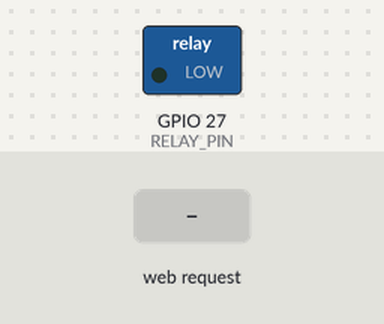
This sketch was run on a simulated ESP32. Shown: switched loads named in the sketch (green lamp = pin HIGH). Inputs (shaded band) come from the test bench. WiFi joins after 1.5 s; servers stay silent unless stated; what the sketch prints to the serial monitor is not drawn.

Above: at 3.2 s.
3.3 s: HTTP request GET /WATER=ON received
At 3.6 s:
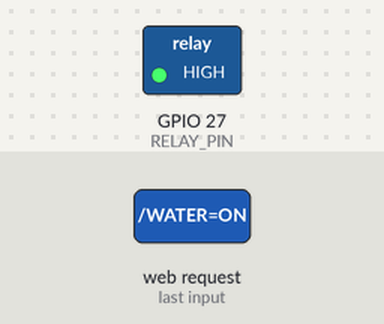
4.8 s: HTTP request GET /WATER=OFF received
At 6.0 s:
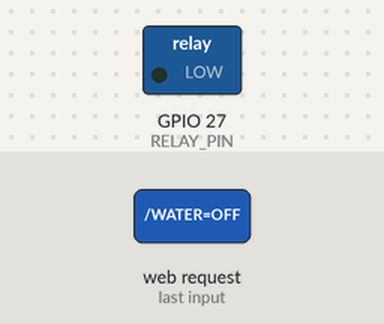
Timing chart, 0 to 7.8 s (numbered marks = the images above; inputs shaded):
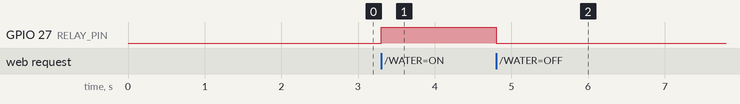

The sketch:

AI_Plant_watering_system.ino
```cpp
#include <WiFi.h>
#include "DHT.h"

#define DHTPIN 4
#define DHTTYPE DHT11
#define SOIL_MOISTURE_PIN 34
#define RELAY_PIN 27

DHT dht(DHTPIN, DHTTYPE);

const char* ssid = "Pixel6a";
const char* password = "ShikhaR1";

WiFiServer server(80);

String getSensorData() {
  int soilMoisture = analogRead(SOIL_MOISTURE_PIN);
  float temp = dht.readTemperature();
  float humidity = dht.readHumidity();
  String data = String(soilMoisture) + "," + String(temp) + "," + String(humidity);
  return data;
}

void setup() {
  Serial.begin(115200);
  dht.begin();
  pinMode(SOIL_MOISTURE_PIN, INPUT);
  pinMode(RELAY_PIN, OUTPUT);
  digitalWrite(RELAY_PIN, LOW);

  WiFi.begin(ssid, password);
  Serial.print("Connecting to WiFi...");
  while (WiFi.status() != WL_CONNECTED) {
    delay(1000);
    Serial.print(".");
  }
  Serial.println("Connected!");
  Serial.print("IP Address: ");
  Serial.println(WiFi.localIP());

  server.begin();
}

void loop() {
  WiFiClient client = server.available();
  if (client) {
    String request = client.readStringUntil('\r');
    client.flush();

    if (request.indexOf("/WATER=ON") != -1) {
      digitalWrite(RELAY_PIN, HIGH); // Turn pump ON
    }
    if (request.indexOf("/WATER=OFF") != -1) {
      digitalWrite(RELAY_PIN, LOW); // Turn pump OFF
    }
    if (request.indexOf("/getData") != -1) {
      client.println("HTTP/1.1 200 OK");
      client.println("Content-Type: text/plain");
      client.println();
      client.println(getSensorData());
      return;
    }

    // HTML Page
    client.println("HTTP/1.1 200 OK");
    client.println("Content-type:text/html");
    client.println();
    client.println("<!DOCTYPE html><html lang='en'><head>");
    client.println("<meta charset='UTF-8'>");
    client.println("<meta name='viewport' content='width=device-width, initial-scale=1.0'>");
    client.println("<title>Plant Watering System</title>");
    client.println("<style>");
    client.println("body { font-family: Arial, sans-serif; text-align: center; background: #f4f4f4; padding: 20px; }");
    client.println(".container { max-width: 400px; margin: auto; background: white; padding: 20px; border-radius: 10px; box-shadow: 0 0 10px rgba(0, 0, 0, 0.1); }");
    client.println("h1 { color: #333; }");
    client.println("p { font-size: 18px; }");
    client.println(".button { padding: 10px 20px; font-size: 16px; margin: 5px; border: none; cursor: pointer; border-radius: 5px; }");
    client.println(".on { background-color: #28a745; color: white; }");
    client.println(".off { background-color: #dc3545; color: white; }");
    client.println("</style></head><body>");
    client.println("<div class='container'>");
    client.println("<h1>Plant Watering System</h1>");
    client.println("<p><strong>Soil Moisture:</strong> <span id='soilMoisture'>Loading...</span></p>");
    client.println("<p><strong>Temperature:</strong> <span id='temperature'>Loading...</span> °C</p>");
    client.println("<p><strong>Humidity:</strong> <span id='humidity'>Loading...</span> %</p>");
    client.println("<a href='/WATER=ON'><button class='button on'>Water ON</button></a>");
    client.println("<a href='/WATER=OFF'><button class='button off'>Water OFF</button></a>");
    client.println("</div>");

    // JavaScript for real-time data updates
    client.println("<script>");
    client.println("setInterval(function() {");
    client.println("  fetch('/getData').then(response => response.text()).then(data => {");
    client.println("    const values = data.split(',');");
    client.println("    document.getElementById('soilMoisture').innerText = values[0];");
    client.println("    document.getElementById('temperature').innerText = values[1];");
    client.println("    document.getElementById('humidity').innerText = values[2];");
    client.println("  });");
    client.println("}, 1000);");
    client.println("</script>");

    client.println("</body></html>");
    client.println();
  }
}
```

Measured:
- after the input at 3.3 s, GPIO 27 (RELAY_PIN): LOW → HIGH at once
- after the input at 4.8 s, GPIO 27 (RELAY_PIN): HIGH → LOW at once
